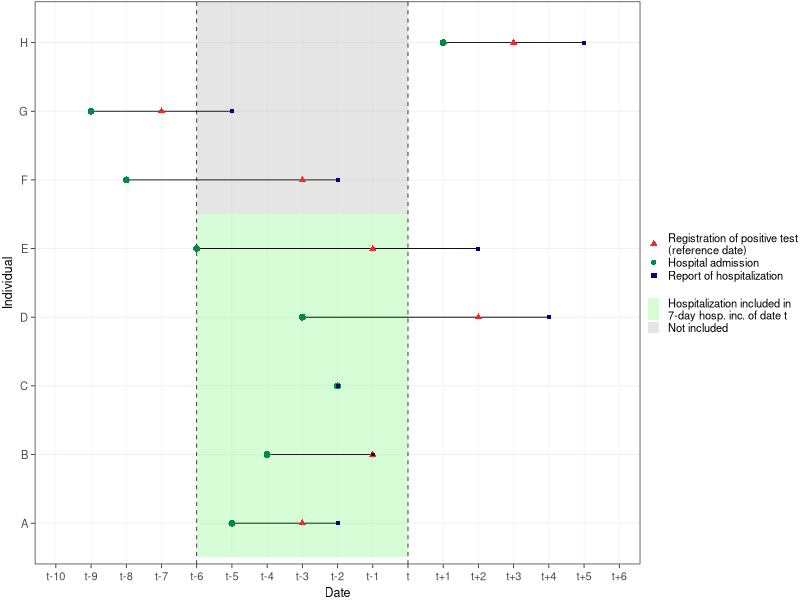
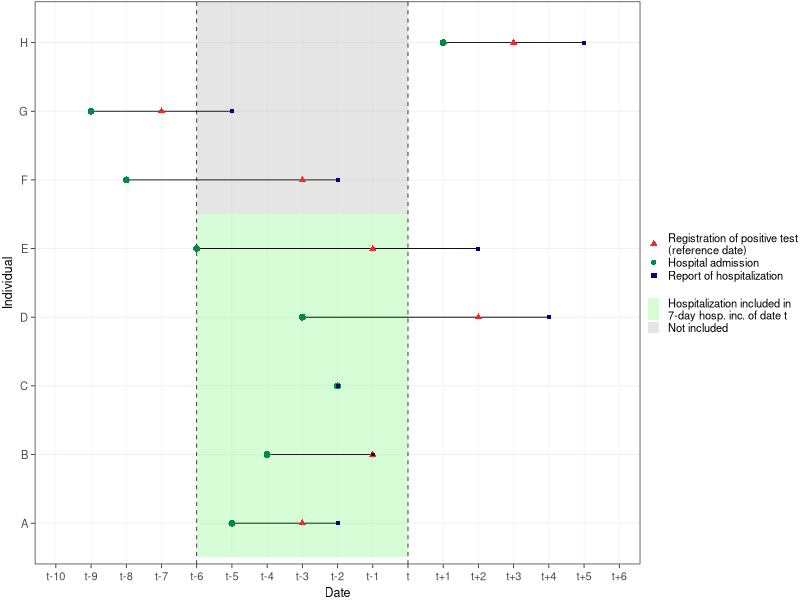

Generate these figures, in order, with R:
library(tidyverse)

dates <- factor(c(paste0("t-", 10:1), "t", paste0("t+", 1:6)), 
                levels = c(paste0("t-", 10:1), "t", paste0("t+", 1:6)))

individuals <-  rep(c("A", "B", "C", "D", "E", "F", "G", "H"), each = 3)

type <- rep(c("positive_test", "hospitalization", "report"), length((unique(individuals))))

date <- c("t-5", "t-3", "t-2",
          "t-4", "t-1", "t-1",
          "t-2", "t-2", "t-2",
          "t-3", "t+2", "t+4", 
          "t-6", "t-1", "t+2",
          "t-8", "t-3", "t-2",
          "t-9", "t-7", "t-5",
          "t+1", "t+3", "t+5")

df <- data.frame(individuals, date, type) %>% 
  mutate(highlight = date %in% c("t-6", "t-5", "t-4", "t-3", "t-2", "t-1", "t"))

highlight_cols <- setNames(c("white", "yellow"), c(FALSE, TRUE))
sizes <- setNames(c(2, 1.5, 1), c("positive_test", "hospitalization", "report"))
shapes <- setNames(c(16, 17, 15), c("positive_test", "hospitalization", "report"))
colors <- setNames(c("springgreen4", "firebrick2", "navyblue"), c("positive_test", "hospitalization", "report"))


ggplot() +
  geom_rect(data = data.frame(x = 0, y = 0), xmin = "t-6", xmax = "t", ymin = 5.5, ymax = Inf,
            alpha = 0.4, aes(fill = "outside")) +
  geom_rect(data = data.frame(x = 0, y = 0), xmin = "t-6", xmax = "t", ymin = 0.5, ymax = 5.5,
           alpha = 0.4, aes(fill = "7d_inc")) +
  geom_vline(xintercept = c("t-6", "t"), linetype = "dashed", size = 0.25) +
  geom_line(data = df, aes(x = date, y = individuals, group = individuals),
            size = 0.3) + 
  geom_point(data = df, aes(x = date, y = individuals, shape = type, size = type, color = type)) +
  scale_x_discrete(limits = dates) +
  scale_fill_manual(values = c("7d_inc" = "palegreen", "outside" = "gray"),
                    labels = c("Hospitalization included in\n7-day hosp. inc. of date t", "Not included"),
                    name = NULL,
                    guide = guide_legend(order = 2)) +
  scale_size_manual(values = sizes, guide = "none") +
  scale_color_manual(values = colors,
                     labels = c("Registration of positive test\n(reference date)", "Hospital admission", "Report of hospitalization"),
                     guide = guide_legend(order = 1)) +
  scale_shape_manual(values = shapes, 
                     labels = c("Registration of positive test\n(reference date)", "Hospital admission", "Report of hospitalization"),
                     guide = guide_legend(order = 1)) +
  labs(x = "Date", y = "Individual", shape = NULL, color = NULL) +
  theme_bw() +
  theme(
    legend.position = "right",
    legend.title = element_text(size = 9),
    legend.text = element_text(size = 8),
    legend.key.size = unit(0.65, "lines"),
    axis.title.x = element_text(size = 9),
    axis.title.y = element_text(size = 9),
    axis.text = element_text(size = 8),
    axis.ticks = element_line(colour = "black", size = 0.25),
    panel.grid.major = element_line(size = 0.15),
    panel.grid.major.y = element_line(size = 0.25),
    panel.grid.minor = element_line(size = 0.1),
    plot.margin = unit(c(1, 1.5, 0, 1.5), "pt"),
    legend.margin = margin(0, 0, 0, 5),
    legend.box.spacing = unit(0, "pt"),
    legend.background = element_rect(fill = "transparent")
  )

ggsave("figures/Fig2.pdf", width = 190.5, height = 45, unit = "mm", device = "pdf")
